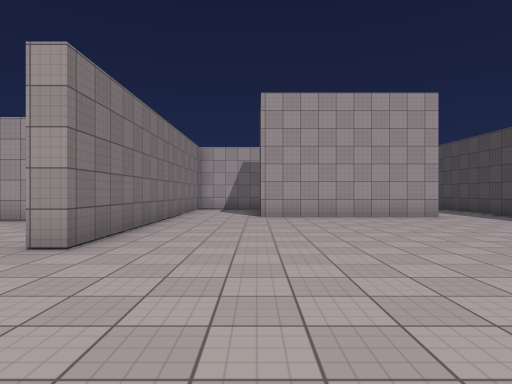
[1] (above)

18 first-person views from a walk through a Unity game level. The camera is 1.4 m above the floor, looks level and sees 75° across. The floor is counted in squares, 2 m on a side. Each view is taken from the middle of a square. On the plan, view 1 faces up. The plan holds only what a view shows up to about 10 squares ahead; the rest is blank. The place goes on beyond the plan. The player is left out. Surface patterns are stand-ins for the level's own textures.

[2]
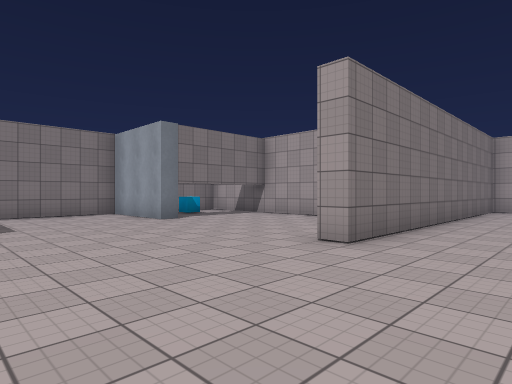

[3]
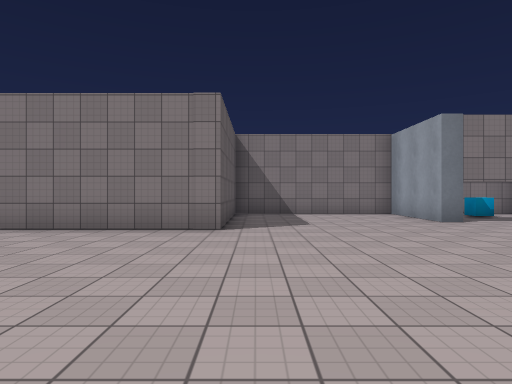

[4]
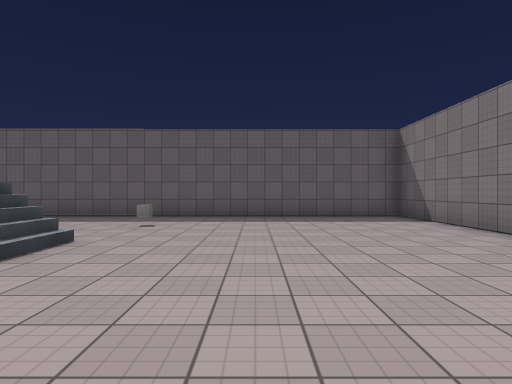

[5]
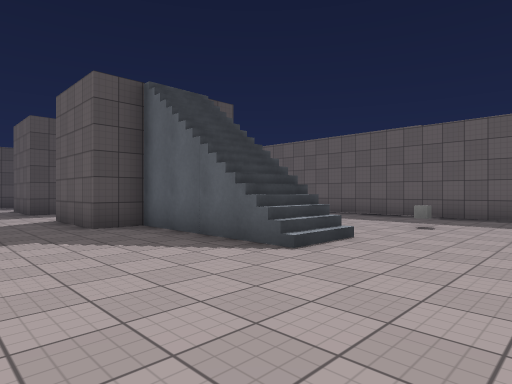

[6]
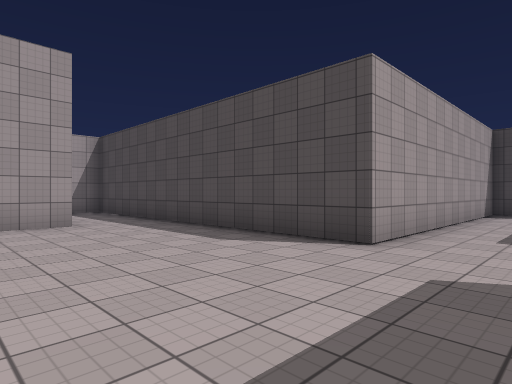

[7]
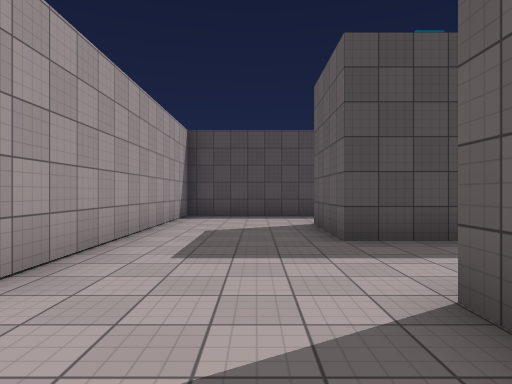

[8]
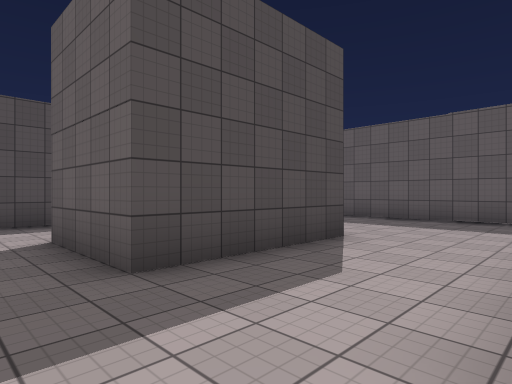

[9]
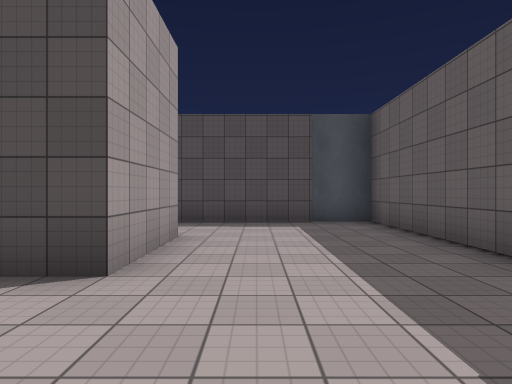

[10]
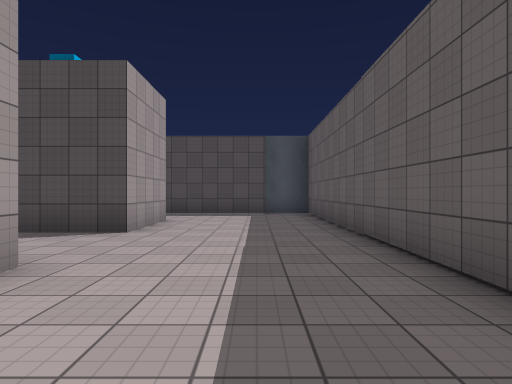

[11]
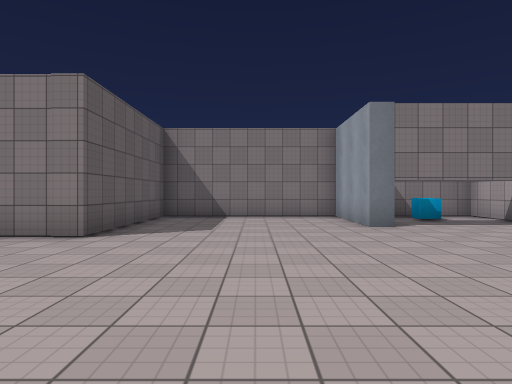

[12]
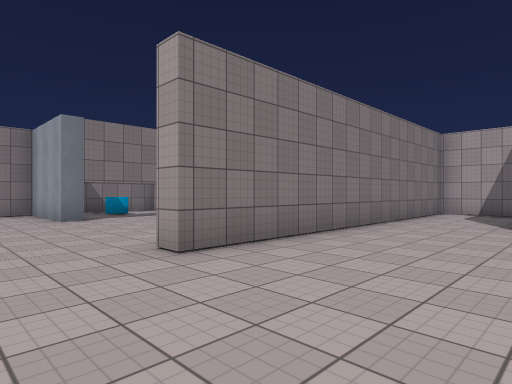

[13]
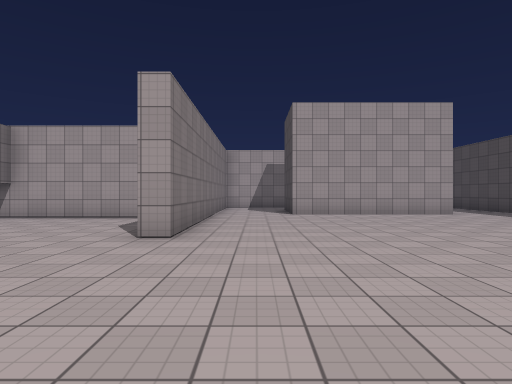

[14]
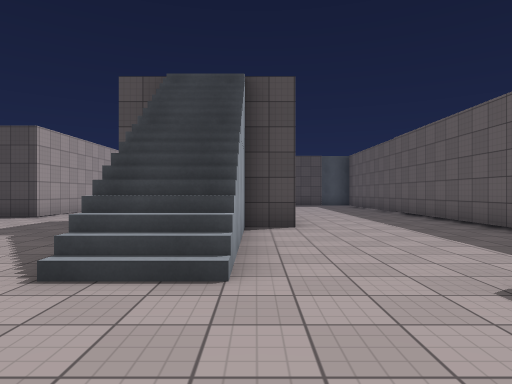

[15]
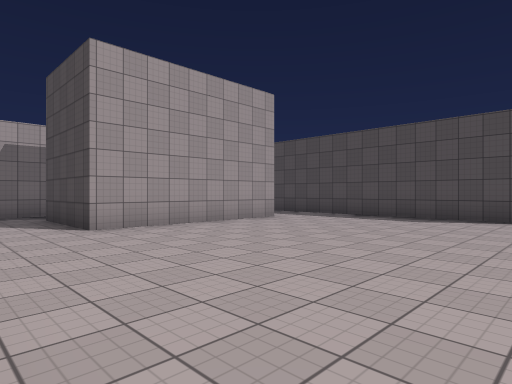

[16]
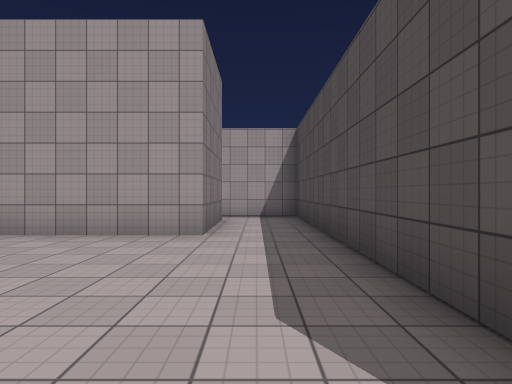

[17]
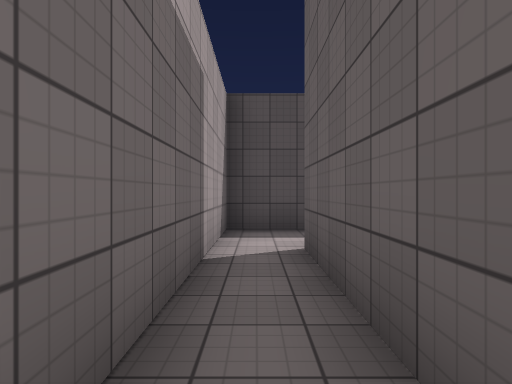

[18]
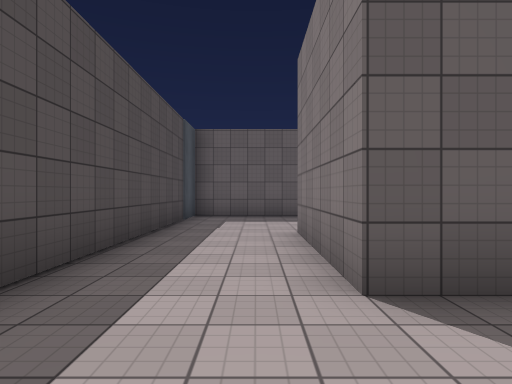

### Floor plan
Key: @ floor where view 1 was taken; # wall or solid block; . main floor; : floor 6 m higher than the main floor; / step, stairs or slope; C cube.
Columns run from 11 left of view 1 to 15 right of it. Each row starts with its distance up from view 1.
 14         ############
 13         #..........#
 12         #...#####..#
 11         #...#####..#
 10         #...#####..#
  9 #########..........#
  8 #.......#..........#
  7 #.......#..........#
  6 #.C.....#..........#
  5 ####....#..........#
  4 #..................########
  3 #.........................#
  2 #.........................#
  1 #.........................#
  0 #..........@....: /..###..#
 -1 #####.......////  /..###..#
 -2     #.......////  /..###..#
 -3     #...........///.......#
 -4     #......C..............#
 -5     #.....................#
 -6     #.....................#
 -7     #######################

Where each view was taken, in squares from view 1:
view 1: 0 up, 0 right, facing up
view 2: 0 up, 0 right, facing up-left
view 3: 0 up, 0 right, facing left
view 4: 3 up, 2 left, facing down
view 5: 3 up, 2 left, facing down-right
view 6: 2 up, 3 right, facing up-right
view 7: 2 up, 5 right, facing right
view 8: 2 up, 7 right, facing down-right
view 9: 4 down, 7 right, facing right
view 10: 5 down, 4 right, facing right
view 11: 2 up, 1 left, facing left
view 12: 2 up, 1 right, facing up-left
view 13: 1 down, 1 left, facing up
view 14: 2 down, 2 left, facing right
view 15: 3 up, 2 left, facing up-right
view 16: 4 up, 6 right, facing up
view 17: 13 up, 1 right, facing right
view 18: 3 up, 13 right, facing down
